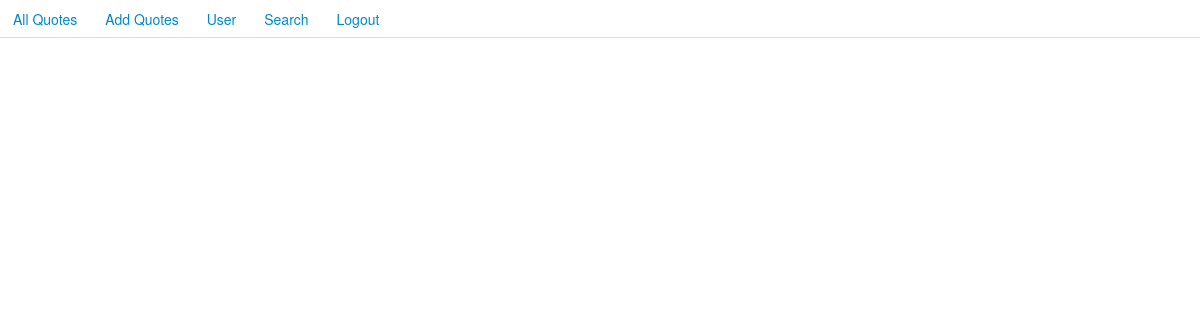
Page /user (signed in) on the earlier database version.
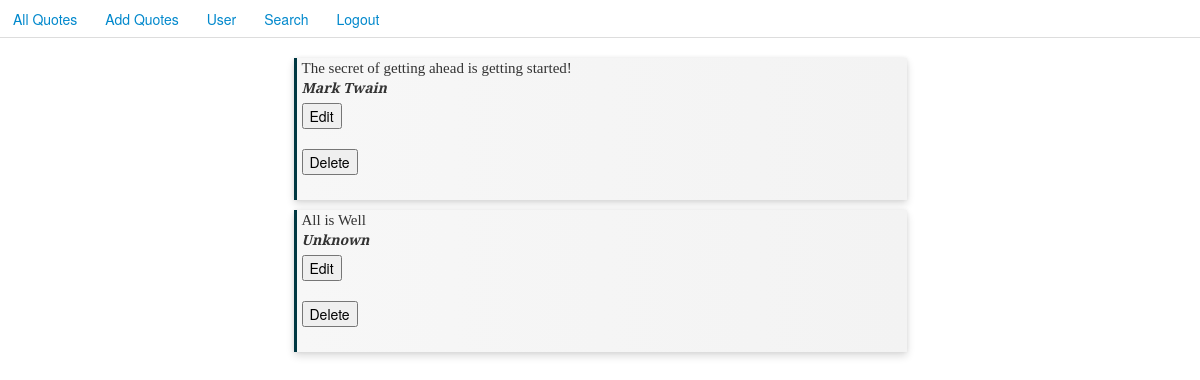
Same page on the later database version.
### quoteapp/models.py (models this page shows)
class QuoteModel(models.Model):
	user = models.ForeignKey('auth.User')
	quote = models.CharField(max_length = 150)
	qname = models.CharField(max_length = 25)
	def __str__(self):
		return self.quote

### quoteapp/views.py (the view)
# urls.py: url(r'^user',user_view,name='userview'),
def user_view(request):
	cuser = request.session['member_id']
	x = User.objects.get(id = cuser)
	title = x.username
	list1 = QuoteModel.objects.all().filter( user__username = x.username)
	print list1
	context = {"list1":list1,"title":title}
	return render(request,"quoteapp/userpage.html",context)

### quoteapp/templates/quoteapp/userpage.html (shortened to what this page needs)
{% block content %}
{% load static %}
<link rel="stylesheet" type="text/css" href="/static/quoteapp/style2.css"/>
<link href="/static/quoteapp/css/bootstrap.min.css" rel="stylesheet" media="screen">
<ul class="nav nav-tabs">
  <li role="presentation"><a href="/all/">All Quotes</a></li>
  <li role="presentation"><a href="/quote/">Add Quotes</a></li>
  <li role="presentation"><a href="/user/">User</a></li>
  <li role="presentation"><a href="/search/">Search</a></li>
  <li role="presentation"><a href="/logout/">Logout</a></li>
</ul>
{% for x in list1%}
<div class="item">
  <div class="quote">
<p> {{x.quote}} </p></div>
<div class="qname">
<p> {{x.qname}} </p>
<p> {{x.quser}}</p> </div>
<div class="qw">
  <form action="/edit/{{x.id}}/">
    <input type="submit" name = "{{x.id}}" value="Edit"/>
  </form>
  <form action="/delete/{{x.id}}/">
    <input type="submit" name = "{{x.id}}" value="Delete"/>
  </form>
</div>
</div>
{% endfor %}
{% endblock content%}

Differences in the rows shown:
now on this page (row edited): QuoteModel: quote "The secret of getting ahead is getting started!", qname "Mark Twain"
now on this page (row edited): QuoteModel: quote "All is Well", qname "Unknown"
